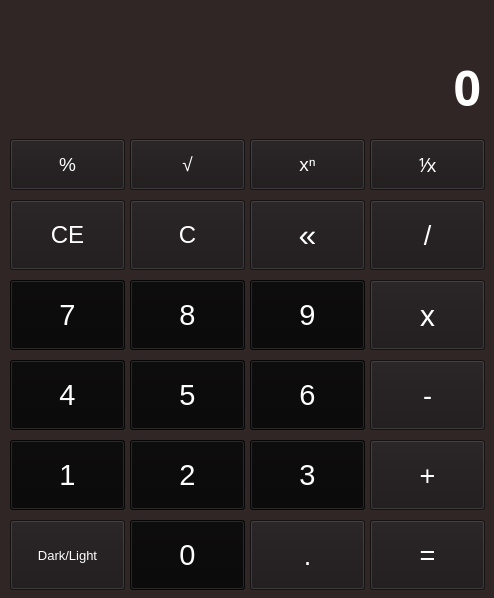
<?xml version="1.0" encoding="UTF-8"?>
<ui version="4.0">
 <class>MainWindow</class>
 <widget class="QMainWindow" name="MainWindow">
  <property name="geometry">
   <rect>
    <x>0</x>
    <y>0</y>
    <width>494</width>
    <height>598</height>
   </rect>
  </property>
  <property name="windowTitle">
   <string>Calculator</string>
  </property>
  <property name="windowIcon">
   <iconset>
    <normaloff>img/icon.png</normaloff>img/icon.png</iconset>
  </property>
  <property name="windowOpacity">
   <double>0.980000000000000</double>
  </property>
  <property name="styleSheet">
   <string notr="true">background-color: rgb(48, 38, 38);</string>
  </property>
  <widget class="QWidget" name="centralwidget">
   <widget class="QLabel" name="screen_label">
    <property name="geometry">
     <rect>
      <x>10</x>
      <y>10</y>
      <width>471</width>
      <height>111</height>
     </rect>
    </property>
    <property name="font">
     <font>
      <family>Segoe UI Semibold</family>
      <pointsize>36</pointsize>
      <weight>75</weight>
      <bold>true</bold>
     </font>
    </property>
    <property name="styleSheet">
     <string notr="true">color: rgb(255, 255, 255);</string>
    </property>
    <property name="text">
     <string>0</string>
    </property>
    <property name="alignment">
     <set>Qt::AlignBottom|Qt::AlignRight|Qt::AlignTrailing</set>
    </property>
   </widget>
   <widget class="QPushButton" name="pushButton0">
    <property name="geometry">
     <rect>
      <x>130</x>
      <y>520</y>
      <width>115</width>
      <height>70</height>
     </rect>
    </property>
    <property name="font">
     <font>
      <family>Segoe UI</family>
      <pointsize>22</pointsize>
     </font>
    </property>
    <property name="cursor">
     <cursorShape>PointingHandCursor</cursorShape>
    </property>
    <property name="styleSheet">
     <string notr="true">QPushButton{background-color: rgb(9, 8, 8);
color: rgb(255, 255, 255);}

QPushButton::hover{

	background-color: rgb(166, 151, 155);
}

QPushButton::pressed{
background-color: rgb(166, 151, 155);
}</string>
    </property>
    <property name="text">
     <string>0</string>
    </property>
    <property name="shortcut">
     <string>0</string>
    </property>
   </widget>
   <widget class="QPushButton" name="equals_pushButton">
    <property name="geometry">
     <rect>
      <x>370</x>
      <y>520</y>
      <width>115</width>
      <height>70</height>
     </rect>
    </property>
    <property name="font">
     <font>
      <family>Segoe UI</family>
      <pointsize>20</pointsize>
     </font>
    </property>
    <property name="cursor">
     <cursorShape>PointingHandCursor</cursorShape>
    </property>
    <property name="styleSheet">
     <string notr="true">QPushButton{
background-color: rgb(29, 25, 26);

color: rgb(255, 255, 255);
}

QPushButton::hover{

	background-color: rgb(166, 151, 155);
}

QPushButton::pressed{
background-color: rgb(166, 151, 155);
}</string>
    </property>
    <property name="text">
     <string>=</string>
    </property>
    <property name="shortcut">
     <string>=, Return</string>
    </property>
   </widget>
   <widget class="QPushButton" name="deci_pushButton">
    <property name="geometry">
     <rect>
      <x>250</x>
      <y>520</y>
      <width>115</width>
      <height>70</height>
     </rect>
    </property>
    <property name="font">
     <font>
      <family>Segoe UI</family>
      <pointsize>20</pointsize>
     </font>
    </property>
    <property name="cursor">
     <cursorShape>PointingHandCursor</cursorShape>
    </property>
    <property name="styleSheet">
     <string notr="true">QPushButton{
background-color: rgb(29, 25, 26);

color: rgb(255, 255, 255);
}

QPushButton::hover{

	background-color: rgb(166, 151, 155);
}

QPushButton::pressed{
background-color: rgb(166, 151, 155);
}</string>
    </property>
    <property name="text">
     <string>.</string>
    </property>
    <property name="shortcut">
     <string>.</string>
    </property>
   </widget>
   <widget class="QPushButton" name="dl_pushButton">
    <property name="geometry">
     <rect>
      <x>10</x>
      <y>520</y>
      <width>115</width>
      <height>70</height>
     </rect>
    </property>
    <property name="font">
     <font>
      <family>Segoe UI</family>
      <pointsize>10</pointsize>
     </font>
    </property>
    <property name="cursor">
     <cursorShape>PointingHandCursor</cursorShape>
    </property>
    <property name="styleSheet">
     <string notr="true">QPushButton{
background-color: rgb(29, 25, 26);

color: rgb(255, 255, 255);
}

QPushButton::hover{

	background-color: rgb(166, 151, 155);
}

QPushButton::pressed{
background-color: rgb(166, 151, 155);
}</string>
    </property>
    <property name="text">
     <string>Dark/Light</string>
    </property>
   </widget>
   <widget class="QPushButton" name="pushButton1">
    <property name="geometry">
     <rect>
      <x>10</x>
      <y>440</y>
      <width>115</width>
      <height>70</height>
     </rect>
    </property>
    <property name="font">
     <font>
      <family>Segoe UI</family>
      <pointsize>22</pointsize>
     </font>
    </property>
    <property name="cursor">
     <cursorShape>PointingHandCursor</cursorShape>
    </property>
    <property name="styleSheet">
     <string notr="true">QPushButton{background-color: rgb(9, 8, 8);
color: rgb(255, 255, 255);}

QPushButton::hover{

	background-color: rgb(166, 151, 155);
}

QPushButton::pressed{
background-color: rgb(166, 151, 155);
}</string>
    </property>
    <property name="text">
     <string>1</string>
    </property>
    <property name="shortcut">
     <string>1</string>
    </property>
   </widget>
   <widget class="QPushButton" name="pushButton2">
    <property name="geometry">
     <rect>
      <x>130</x>
      <y>440</y>
      <width>115</width>
      <height>70</height>
     </rect>
    </property>
    <property name="font">
     <font>
      <family>Segoe UI</family>
      <pointsize>22</pointsize>
     </font>
    </property>
    <property name="cursor">
     <cursorShape>PointingHandCursor</cursorShape>
    </property>
    <property name="styleSheet">
     <string notr="true">QPushButton{background-color: rgb(9, 8, 8);
color: rgb(255, 255, 255);}

QPushButton::hover{

	background-color: rgb(166, 151, 155);
}

QPushButton::pressed{
background-color: rgb(166, 151, 155);
}</string>
    </property>
    <property name="text">
     <string>2</string>
    </property>
    <property name="shortcut">
     <string>2</string>
    </property>
   </widget>
   <widget class="QPushButton" name="pushButton3">
    <property name="geometry">
     <rect>
      <x>250</x>
      <y>440</y>
      <width>115</width>
      <height>70</height>
     </rect>
    </property>
    <property name="font">
     <font>
      <family>Segoe UI</family>
      <pointsize>22</pointsize>
     </font>
    </property>
    <property name="cursor">
     <cursorShape>PointingHandCursor</cursorShape>
    </property>
    <property name="styleSheet">
     <string notr="true">QPushButton{background-color: rgb(9, 8, 8);
color: rgb(255, 255, 255);}

QPushButton::hover{

	background-color: rgb(166, 151, 155);
}

QPushButton::pressed{
background-color: rgb(166, 151, 155);
}</string>
    </property>
    <property name="text">
     <string>3</string>
    </property>
    <property name="shortcut">
     <string>3</string>
    </property>
   </widget>
   <widget class="QPushButton" name="pushButton5">
    <property name="geometry">
     <rect>
      <x>130</x>
      <y>360</y>
      <width>115</width>
      <height>70</height>
     </rect>
    </property>
    <property name="font">
     <font>
      <family>Segoe UI</family>
      <pointsize>22</pointsize>
     </font>
    </property>
    <property name="cursor">
     <cursorShape>PointingHandCursor</cursorShape>
    </property>
    <property name="styleSheet">
     <string notr="true">QPushButton{background-color: rgb(9, 8, 8);
color: rgb(255, 255, 255);}

QPushButton::hover{

	background-color: rgb(166, 151, 155);
}

QPushButton::pressed{
background-color: rgb(166, 151, 155);
}</string>
    </property>
    <property name="text">
     <string>5</string>
    </property>
    <property name="shortcut">
     <string>5</string>
    </property>
   </widget>
   <widget class="QPushButton" name="pushButton4">
    <property name="geometry">
     <rect>
      <x>10</x>
      <y>360</y>
      <width>115</width>
      <height>70</height>
     </rect>
    </property>
    <property name="font">
     <font>
      <family>Segoe UI</family>
      <pointsize>22</pointsize>
     </font>
    </property>
    <property name="cursor">
     <cursorShape>PointingHandCursor</cursorShape>
    </property>
    <property name="styleSheet">
     <string notr="true">QPushButton{background-color: rgb(9, 8, 8);
color: rgb(255, 255, 255);}

QPushButton::hover{

	background-color: rgb(166, 151, 155);
}

QPushButton::pressed{
background-color: rgb(166, 151, 155);
}</string>
    </property>
    <property name="text">
     <string>4</string>
    </property>
    <property name="shortcut">
     <string>4</string>
    </property>
   </widget>
   <widget class="QPushButton" name="pushButton6">
    <property name="geometry">
     <rect>
      <x>250</x>
      <y>360</y>
      <width>115</width>
      <height>70</height>
     </rect>
    </property>
    <property name="font">
     <font>
      <family>Segoe UI</family>
      <pointsize>22</pointsize>
     </font>
    </property>
    <property name="cursor">
     <cursorShape>PointingHandCursor</cursorShape>
    </property>
    <property name="styleSheet">
     <string notr="true">QPushButton{background-color: rgb(9, 8, 8);
color: rgb(255, 255, 255);}

QPushButton::hover{

	background-color: rgb(166, 151, 155);
}

QPushButton::pressed{
background-color: rgb(166, 151, 155);
}</string>
    </property>
    <property name="text">
     <string>6</string>
    </property>
    <property name="shortcut">
     <string>6</string>
    </property>
   </widget>
   <widget class="QPushButton" name="pushButton9">
    <property name="geometry">
     <rect>
      <x>250</x>
      <y>280</y>
      <width>115</width>
      <height>70</height>
     </rect>
    </property>
    <property name="font">
     <font>
      <family>Segoe UI</family>
      <pointsize>22</pointsize>
     </font>
    </property>
    <property name="cursor">
     <cursorShape>PointingHandCursor</cursorShape>
    </property>
    <property name="styleSheet">
     <string notr="true">QPushButton{background-color: rgb(9, 8, 8);
color: rgb(255, 255, 255);}

QPushButton::hover{

	background-color: rgb(166, 151, 155);
}

QPushButton::pressed{
background-color: rgb(166, 151, 155);
}</string>
    </property>
    <property name="text">
     <string>9</string>
    </property>
    <property name="shortcut">
     <string>9</string>
    </property>
   </widget>
   <widget class="QPushButton" name="pushButton8">
    <property name="geometry">
     <rect>
      <x>130</x>
      <y>280</y>
      <width>115</width>
      <height>70</height>
     </rect>
    </property>
    <property name="font">
     <font>
      <family>Segoe UI</family>
      <pointsize>22</pointsize>
     </font>
    </property>
    <property name="cursor">
     <cursorShape>PointingHandCursor</cursorShape>
    </property>
    <property name="styleSheet">
     <string notr="true">QPushButton{background-color: rgb(9, 8, 8);
color: rgb(255, 255, 255);}

QPushButton::hover{

	background-color: rgb(166, 151, 155);
}

QPushButton::pressed{
background-color: rgb(166, 151, 155);
}</string>
    </property>
    <property name="text">
     <string>8</string>
    </property>
    <property name="shortcut">
     <string>8</string>
    </property>
   </widget>
   <widget class="QPushButton" name="pushButton7">
    <property name="geometry">
     <rect>
      <x>10</x>
      <y>280</y>
      <width>115</width>
      <height>70</height>
     </rect>
    </property>
    <property name="font">
     <font>
      <family>Segoe UI</family>
      <pointsize>22</pointsize>
     </font>
    </property>
    <property name="cursor">
     <cursorShape>PointingHandCursor</cursorShape>
    </property>
    <property name="styleSheet">
     <string notr="true">QPushButton{background-color: rgb(9, 8, 8);
color: rgb(255, 255, 255);}

QPushButton::hover{

	background-color: rgb(166, 151, 155);
}

QPushButton::pressed{
background-color: rgb(166, 151, 155);
}</string>
    </property>
    <property name="text">
     <string>7</string>
    </property>
    <property name="shortcut">
     <string>7</string>
    </property>
   </widget>
   <widget class="QPushButton" name="add_pushButton">
    <property name="geometry">
     <rect>
      <x>370</x>
      <y>440</y>
      <width>115</width>
      <height>70</height>
     </rect>
    </property>
    <property name="font">
     <font>
      <family>Segoe UI</family>
      <pointsize>20</pointsize>
     </font>
    </property>
    <property name="cursor">
     <cursorShape>PointingHandCursor</cursorShape>
    </property>
    <property name="styleSheet">
     <string notr="true">QPushButton{
background-color: rgb(29, 25, 26);

color: rgb(255, 255, 255);
}

QPushButton::hover{

	background-color: rgb(166, 151, 155);
}

QPushButton::pressed{
background-color: rgb(166, 151, 155);
}</string>
    </property>
    <property name="text">
     <string>+</string>
    </property>
    <property name="shortcut">
     <string>+</string>
    </property>
   </widget>
   <widget class="QPushButton" name="minus_pushButton">
    <property name="geometry">
     <rect>
      <x>370</x>
      <y>360</y>
      <width>115</width>
      <height>70</height>
     </rect>
    </property>
    <property name="font">
     <font>
      <family>Segoe UI</family>
      <pointsize>20</pointsize>
     </font>
    </property>
    <property name="cursor">
     <cursorShape>PointingHandCursor</cursorShape>
    </property>
    <property name="styleSheet">
     <string notr="true">QPushButton{
background-color: rgb(29, 25, 26);

color: rgb(255, 255, 255);
}

QPushButton::hover{

	background-color: rgb(166, 151, 155);
}

QPushButton::pressed{
background-color: rgb(166, 151, 155);
}</string>
    </property>
    <property name="text">
     <string>-</string>
    </property>
    <property name="shortcut">
     <string>-</string>
    </property>
   </widget>
   <widget class="QPushButton" name="mul_pushButton">
    <property name="geometry">
     <rect>
      <x>370</x>
      <y>280</y>
      <width>115</width>
      <height>70</height>
     </rect>
    </property>
    <property name="font">
     <font>
      <family>OCR A Extended</family>
      <pointsize>22</pointsize>
     </font>
    </property>
    <property name="cursor">
     <cursorShape>PointingHandCursor</cursorShape>
    </property>
    <property name="styleSheet">
     <string notr="true">QPushButton{
background-color: rgb(29, 25, 26);

color: rgb(255, 255, 255);
}

QPushButton::hover{

	background-color: rgb(166, 151, 155);
}

QPushButton::pressed{
background-color: rgb(166, 151, 155);
}</string>
    </property>
    <property name="text">
     <string>x</string>
    </property>
    <property name="shortcut">
     <string>*</string>
    </property>
   </widget>
   <widget class="QPushButton" name="div_pushButton">
    <property name="geometry">
     <rect>
      <x>370</x>
      <y>200</y>
      <width>115</width>
      <height>70</height>
     </rect>
    </property>
    <property name="font">
     <font>
      <family>Segoe UI</family>
      <pointsize>20</pointsize>
     </font>
    </property>
    <property name="cursor">
     <cursorShape>PointingHandCursor</cursorShape>
    </property>
    <property name="styleSheet">
     <string notr="true">QPushButton{
background-color: rgb(29, 25, 26);

color: rgb(255, 255, 255);
}

QPushButton::hover{

	background-color: rgb(166, 151, 155);
}

QPushButton::pressed{
background-color: rgb(166, 151, 155);
}</string>
    </property>
    <property name="text">
     <string>/</string>
    </property>
    <property name="shortcut">
     <string>/</string>
    </property>
   </widget>
   <widget class="QPushButton" name="c_pushButton">
    <property name="geometry">
     <rect>
      <x>130</x>
      <y>200</y>
      <width>115</width>
      <height>70</height>
     </rect>
    </property>
    <property name="font">
     <font>
      <family>Segoe UI</family>
      <pointsize>18</pointsize>
     </font>
    </property>
    <property name="cursor">
     <cursorShape>PointingHandCursor</cursorShape>
    </property>
    <property name="styleSheet">
     <string notr="true">QPushButton{
background-color: rgb(29, 25, 26);

color: rgb(255, 255, 255);
}

QPushButton::hover{

	background-color: rgb(166, 151, 155);
}

QPushButton::pressed{
background-color: rgb(166, 151, 155);
}</string>
    </property>
    <property name="text">
     <string>C</string>
    </property>
    <property name="shortcut">
     <string>C</string>
    </property>
   </widget>
   <widget class="QPushButton" name="ce_pushButton">
    <property name="geometry">
     <rect>
      <x>10</x>
      <y>200</y>
      <width>115</width>
      <height>70</height>
     </rect>
    </property>
    <property name="font">
     <font>
      <family>Segoe UI</family>
      <pointsize>18</pointsize>
     </font>
    </property>
    <property name="cursor">
     <cursorShape>PointingHandCursor</cursorShape>
    </property>
    <property name="styleSheet">
     <string notr="true">QPushButton{
background-color: rgb(29, 25, 26);

color: rgb(255, 255, 255);
}

QPushButton::hover{

	background-color: rgb(166, 151, 155);
}

QPushButton::pressed{
background-color: rgb(166, 151, 155);
}</string>
    </property>
    <property name="text">
     <string>CE</string>
    </property>
    <property name="shortcut">
     <string>Del</string>
    </property>
   </widget>
   <widget class="QPushButton" name="upon_pushButton">
    <property name="geometry">
     <rect>
      <x>370</x>
      <y>139</y>
      <width>115</width>
      <height>51</height>
     </rect>
    </property>
    <property name="font">
     <font>
      <pointsize>14</pointsize>
     </font>
    </property>
    <property name="cursor">
     <cursorShape>PointingHandCursor</cursorShape>
    </property>
    <property name="styleSheet">
     <string notr="true">QPushButton{
background-color: rgb(29, 25, 26);

color: rgb(255, 255, 255);
}

QPushButton::hover{

	background-color: rgb(166, 151, 155);
}

QPushButton::pressed{
background-color: rgb(166, 151, 155);
}</string>
    </property>
    <property name="text">
     <string>⅟x</string>
    </property>
   </widget>
   <widget class="QPushButton" name="pow_pushButton">
    <property name="geometry">
     <rect>
      <x>250</x>
      <y>139</y>
      <width>115</width>
      <height>51</height>
     </rect>
    </property>
    <property name="font">
     <font>
      <pointsize>14</pointsize>
     </font>
    </property>
    <property name="cursor">
     <cursorShape>PointingHandCursor</cursorShape>
    </property>
    <property name="styleSheet">
     <string notr="true">QPushButton{
background-color: rgb(29, 25, 26);

color: rgb(255, 255, 255);
}

QPushButton::hover{

	background-color: rgb(166, 151, 155);
}

QPushButton::pressed{
background-color: rgb(166, 151, 155);
}</string>
    </property>
    <property name="text">
     <string>xⁿ</string>
    </property>
   </widget>
   <widget class="QPushButton" name="root_pushButton">
    <property name="geometry">
     <rect>
      <x>130</x>
      <y>139</y>
      <width>115</width>
      <height>51</height>
     </rect>
    </property>
    <property name="font">
     <font>
      <pointsize>14</pointsize>
     </font>
    </property>
    <property name="cursor">
     <cursorShape>PointingHandCursor</cursorShape>
    </property>
    <property name="styleSheet">
     <string notr="true">QPushButton{
background-color: rgb(29, 25, 26);

color: rgb(255, 255, 255);
}

QPushButton::hover{

	background-color: rgb(166, 151, 155);
}

QPushButton::pressed{
background-color: rgb(166, 151, 155);
}</string>
    </property>
    <property name="text">
     <string>√</string>
    </property>
   </widget>
   <widget class="QPushButton" name="percent_pushButton">
    <property name="geometry">
     <rect>
      <x>10</x>
      <y>139</y>
      <width>115</width>
      <height>51</height>
     </rect>
    </property>
    <property name="font">
     <font>
      <pointsize>14</pointsize>
     </font>
    </property>
    <property name="cursor">
     <cursorShape>PointingHandCursor</cursorShape>
    </property>
    <property name="styleSheet">
     <string notr="true">QPushButton{
background-color: rgb(29, 25, 26);

color: rgb(255, 255, 255);
}

QPushButton::hover{

	background-color: rgb(166, 151, 155);
}

QPushButton::pressed{
background-color: rgb(166, 151, 155);
}</string>
    </property>
    <property name="text">
     <string>%</string>
    </property>
    <property name="shortcut">
     <string>%</string>
    </property>
   </widget>
   <widget class="QPushButton" name="back_pushButton">
    <property name="geometry">
     <rect>
      <x>250</x>
      <y>200</y>
      <width>115</width>
      <height>70</height>
     </rect>
    </property>
    <property name="font">
     <font>
      <family>Segoe UI</family>
      <pointsize>24</pointsize>
     </font>
    </property>
    <property name="cursor">
     <cursorShape>PointingHandCursor</cursorShape>
    </property>
    <property name="styleSheet">
     <string notr="true">QPushButton{
background-color: rgb(29, 25, 26);

color: rgb(255, 255, 255);
}

QPushButton::hover{

	background-color: rgb(166, 151, 155);
}

QPushButton::pressed{
background-color: rgb(166, 151, 155);
}</string>
    </property>
    <property name="text">
     <string>«</string>
    </property>
    <property name="iconSize">
     <size>
      <width>64</width>
      <height>64</height>
     </size>
    </property>
    <property name="shortcut">
     <string>Backspace</string>
    </property>
   </widget>
   <widget class="QLabel" name="screen2_label">
    <property name="geometry">
     <rect>
      <x>10</x>
      <y>10</y>
      <width>471</width>
      <height>31</height>
     </rect>
    </property>
    <property name="font">
     <font>
      <family>Segoe UI Semibold</family>
      <pointsize>12</pointsize>
      <weight>75</weight>
      <bold>true</bold>
     </font>
    </property>
    <property name="styleSheet">
     <string notr="true">color: rgb(198, 198, 198);</string>
    </property>
    <property name="text">
     <string/>
    </property>
    <property name="alignment">
     <set>Qt::AlignRight|Qt::AlignTrailing|Qt::AlignVCenter</set>
    </property>
   </widget>
  </widget>
 </widget>
 <resources/>
 <connections/>
</ui>
